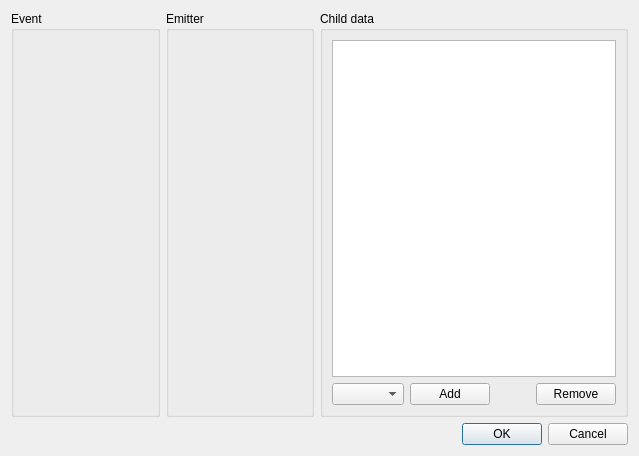
<?xml version="1.0" encoding="UTF-8"?>
<ui version="4.0">
 <class>EditEventDialog</class>
 <widget class="QDialog" name="EditEventDialog">
  <property name="geometry">
   <rect>
    <x>0</x>
    <y>0</y>
    <width>639</width>
    <height>456</height>
   </rect>
  </property>
  <property name="windowTitle">
   <string>Edit</string>
  </property>
  <layout class="QVBoxLayout" name="verticalLayout">
   <item>
    <layout class="QHBoxLayout" name="horizontalLayout" stretch="1,1,0">
     <item>
      <widget class="QGroupBox" name="eventGroupBox">
       <property name="title">
        <string>Event</string>
       </property>
       <layout class="QFormLayout" name="formLayout">
        <property name="fieldGrowthPolicy">
         <enum>QFormLayout::AllNonFixedFieldsGrow</enum>
        </property>
       </layout>
      </widget>
     </item>
     <item>
      <widget class="QGroupBox" name="emitterGroupBox">
       <property name="title">
        <string>Emitter</string>
       </property>
       <layout class="QFormLayout" name="formLayout_2">
        <property name="fieldGrowthPolicy">
         <enum>QFormLayout::AllNonFixedFieldsGrow</enum>
        </property>
       </layout>
      </widget>
     </item>
     <item>
      <widget class="QGroupBox" name="groupBox">
       <property name="title">
        <string>Child data</string>
       </property>
       <layout class="QVBoxLayout" name="verticalLayout_2">
        <item>
         <widget class="QListWidget" name="childDataListWidget"/>
        </item>
        <item>
         <layout class="QHBoxLayout" name="horizontalLayout_2">
          <item>
           <widget class="QComboBox" name="childDataTypesComboBox"/>
          </item>
          <item>
           <widget class="QPushButton" name="addChildDataButton">
            <property name="text">
             <string>Add</string>
            </property>
           </widget>
          </item>
          <item>
           <spacer name="horizontalSpacer">
            <property name="orientation">
             <enum>Qt::Horizontal</enum>
            </property>
            <property name="sizeHint" stdset="0">
             <size>
              <width>40</width>
              <height>20</height>
             </size>
            </property>
           </spacer>
          </item>
          <item>
           <widget class="QPushButton" name="removeChildDataButton">
            <property name="text">
             <string>Remove</string>
            </property>
           </widget>
          </item>
         </layout>
        </item>
        <item>
         <layout class="QFormLayout" name="childDataLayout"/>
        </item>
       </layout>
      </widget>
     </item>
    </layout>
   </item>
   <item>
    <widget class="QDialogButtonBox" name="buttonBox">
     <property name="orientation">
      <enum>Qt::Horizontal</enum>
     </property>
     <property name="standardButtons">
      <set>QDialogButtonBox::Cancel|QDialogButtonBox::Ok</set>
     </property>
    </widget>
   </item>
  </layout>
 </widget>
 <resources/>
 <connections>
  <connection>
   <sender>buttonBox</sender>
   <signal>accepted()</signal>
   <receiver>EditEventDialog</receiver>
   <slot>accept()</slot>
   <hints>
    <hint type="sourcelabel">
     <x>248</x>
     <y>254</y>
    </hint>
    <hint type="destinationlabel">
     <x>157</x>
     <y>274</y>
    </hint>
   </hints>
  </connection>
  <connection>
   <sender>buttonBox</sender>
   <signal>rejected()</signal>
   <receiver>EditEventDialog</receiver>
   <slot>reject()</slot>
   <hints>
    <hint type="sourcelabel">
     <x>316</x>
     <y>260</y>
    </hint>
    <hint type="destinationlabel">
     <x>286</x>
     <y>274</y>
    </hint>
   </hints>
  </connection>
  <connection>
   <sender>addChildDataButton</sender>
   <signal>clicked()</signal>
   <receiver>EditEventDialog</receiver>
   <slot>onAddChildData()</slot>
   <hints>
    <hint type="sourcelabel">
     <x>439</x>
     <y>381</y>
    </hint>
    <hint type="destinationlabel">
     <x>319</x>
     <y>227</y>
    </hint>
   </hints>
  </connection>
  <connection>
   <sender>removeChildDataButton</sender>
   <signal>clicked()</signal>
   <receiver>EditEventDialog</receiver>
   <slot>onDeleteChildData()</slot>
   <hints>
    <hint type="sourcelabel">
     <x>576</x>
     <y>381</y>
    </hint>
    <hint type="destinationlabel">
     <x>319</x>
     <y>227</y>
    </hint>
   </hints>
  </connection>
  <connection>
   <sender>childDataListWidget</sender>
   <signal>currentItemChanged(QListWidgetItem*,QListWidgetItem*)</signal>
   <receiver>EditEventDialog</receiver>
   <slot>onChildDataSelectionTypeChanged(QListWidgetItem*,QListWidgetItem*)</slot>
   <hints>
    <hint type="sourcelabel">
     <x>463</x>
     <y>192</y>
    </hint>
    <hint type="destinationlabel">
     <x>319</x>
     <y>227</y>
    </hint>
   </hints>
  </connection>
 </connections>
 <slots>
  <slot>onAddChildData()</slot>
  <slot>onDeleteChildData()</slot>
  <slot>onChildDataSelectionTypeChanged(QListWidgetItem*,QListWidgetItem*)</slot>
 </slots>
</ui>
